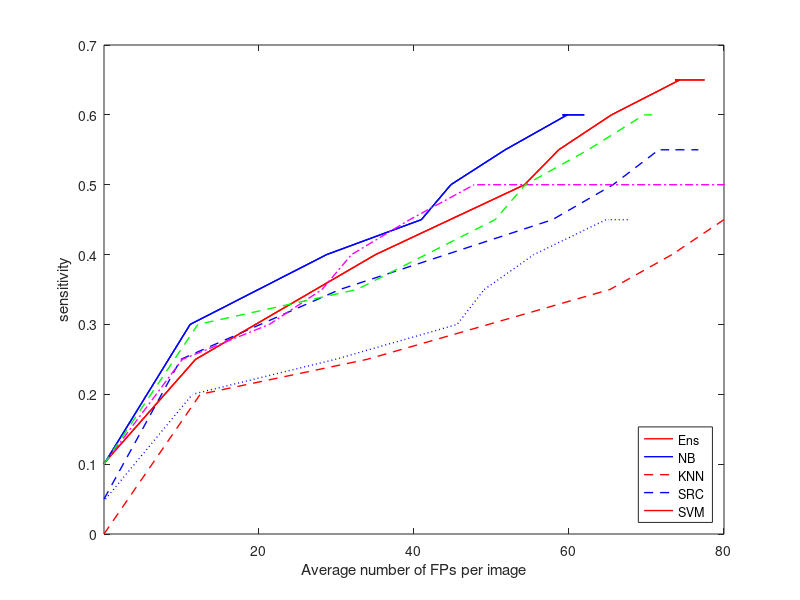

Here is the MATLAB script that generated this plot:
%% FROC 
% data of ensemble classifier
% % y_ensem=[0.05,0.15,0.25,0.4,0.45,0.5,0.65,0.65,0.65,0.65];
% % x_ensem=[1.58,2,5.42,7.8,8.68,10,14.7,14.76,15.94,16.54];
% % plot(x_ensem,y_ensem);
% yensem=[0.1,0.15,0.2,0.35,0.5,0.6,0.65,0.65,0.65,0.65];
% xensem=[0,0.88,2.24,6.88,9.26,13.1,14.68,14.74,14.9,15.5];
% plot(xensem,yensem);
%% ensemble
clc;clear all
yensem=[0.1,0.25,0.4,0.5,0.55,0.6,0.65,0.65,0.65,0.65];
% xensem=[0,2.38,7.02,10.86,11.74,13.1,14.48,14.74,14.9,15.5];
xensem=[0,11.9,35.1,54.3,58.7,65.5,74.3,73.7,74.5,77.5];
% semilogx(xensem,yensem)
plot(xensem,yensem,'-r','LineWidth',1);
set(gca,'YTick',0:0.1:0.7)  
% axis([xmin xmax ymin ymax])
axis([10^(-1) 90 0 0.7])
xlabel('Average number of FPs per image');  
ylabel('sensitivity');  
hold on
%% semilogx(x,y)
ynb=[0.1,0.3,0.4,0.45,0.5,0.55,0.6,0.6,0.6,0.6];
xnb=[0.1,11.2,28.8,41,44.8,51.8,59.8,59.2,59.5,62];
plot(xnb,ynb,'-b', 'LineWidth',1);
%%  lazar ensemble
Yen=[0,0.2,0.25,0.35,0.4,0.45,0.5,0.5,0.5,0.5];
Xen=[0.1,12.5,34,65.3,73.3,80,83.5,85,86,86];
plot(Xen,Yen,'--r','LineWidth',1);

%%  lazar nb
Ynb=[0.05,0.25,0.35,0.45,0.5,0.55,0.55,0.55,0.55,0.55];
Xnb=[0.1,10,30.5,57.9,65.7,71.6,71.7,71.9,73.1,76.7];
plot(Xnb,Ynb,'--b','LineWidth',1);

h=legend('Ens1','NB1','Ens','NB','Location','southeast');





% 
% %% 1NN
% ynn=[0.05,0.2,0.25,0.3,0.35,0.4,0.45,0.45,0.45,0.45];
% xnn=[0.3,11.5,29.9,45.6,49.1,55.5,64.8,65.1,65.4,67.9];
% plot(xnn,ynn,':b', 'LineWidth',1);
% 
% %% SRC
% ysrc=[0.1,0.25,0.3,0.35,0.4,0.45,0.5,0.5,0.5,0.5];
% xsrc=[0.1,10.2,21.4,28.2,32.0,39.5,47.8,480,483,511];
% plot(xsrc,ysrc,'-.m', 'LineWidth',1);
% 
% %% SVM
% ysvm=[0.1,0.3,0.35,0.45,0.5,0.55,0.6,0.6,0.6,0.6];
% xsvm=[0.1,12.2,32.7,50.5,54.4,62.5,69.7,69.9,70.1,71.6];
% plot(xsvm,ysvm,'--g', 'LineWidth',1);

% 
% h=legend('esemble','nb','knn','src','svm','Location','southeast');




%% FROC 
% data of ensemble classifier
% % y_ensem=[0.05,0.15,0.25,0.4,0.45,0.5,0.65,0.65,0.65,0.65];
% % x_ensem=[1.58,2,5.42,7.8,8.68,10,14.7,14.76,15.94,16.54];
% % plot(x_ensem,y_ensem);
% yensem=[0.1,0.15,0.2,0.35,0.5,0.6,0.65,0.65,0.65,0.65];
% xensem=[0,0.88,2.24,6.88,9.26,13.1,14.68,14.74,14.9,15.5];
% plot(xensem,yensem);
%% ensemble
clc;clear all
yensem=[0.1,0.25,0.4,0.5,0.55,0.6,0.65,0.65,0.65,0.65];
% xensem=[0,2.38,7.02,10.86,11.74,13.1,14.48,14.74,14.9,15.5];
xensem=[0,11.9,35.1,54.3,58.7,65.5,74.3,73.7,74.5,77.5];
% semilogx(xensem,yensem)
plot(xensem,yensem,'-r','LineWidth',1);
set(gca,'YTick',0:0.1:0.7)  
% axis([xmin xmax ymin ymax])
axis([10^(-1) 80 0 0.7])
xlabel('Average number of FPs per image');  
ylabel('sensitivity');  
hold on
%% semilogx(x,y)
ynb=[0.1,0.3,0.4,0.45,0.5,0.55,0.6,0.6,0.6,0.6];
xnb=[0.1,11.2,28.8,41,44.8,51.8,59.8,59.2,59.5,62];
plot(xnb,ynb,'-b', 'LineWidth',1);

%% 1NN
ynn=[0.05,0.2,0.25,0.3,0.35,0.4,0.45,0.45,0.45,0.45];
xnn=[0.3,11.5,29.9,45.6,49.1,55.5,64.8,65.1,65.4,67.9];
plot(xnn,ynn,':b', 'LineWidth',1);

%% SRC
ysrc=[0.1,0.25,0.3,0.35,0.4,0.45,0.5,0.5,0.5,0.5];
xsrc=[0.1,10.2,21.4,28.2,32.0,39.5,47.8,480,483,511];
plot(xsrc,ysrc,'-.m', 'LineWidth',1);

%% SVM
ysvm=[0.1,0.3,0.35,0.45,0.5,0.55,0.6,0.6,0.6,0.6];
xsvm=[0.1,12.2,32.7,50.5,54.4,62.5,69.7,69.9,70.1,71.6];
plot(xsvm,ysvm,'--g', 'LineWidth',1);


h=legend('Ens','NB','KNN','SRC','SVM','Location','southeast');